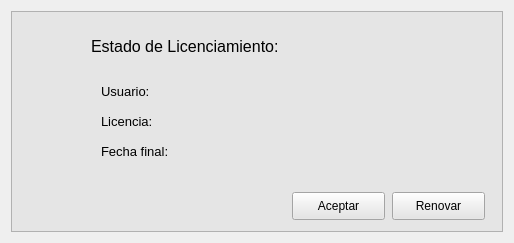
<?xml version="1.0" encoding="UTF-8"?>
<ui version="4.0">
 <class>Form</class>
 <widget class="QWidget" name="Form">
  <property name="geometry">
   <rect>
    <x>0</x>
    <y>0</y>
    <width>514</width>
    <height>243</height>
   </rect>
  </property>
  <property name="minimumSize">
   <size>
    <width>514</width>
    <height>243</height>
   </size>
  </property>
  <property name="maximumSize">
   <size>
    <width>514</width>
    <height>243</height>
   </size>
  </property>
  <property name="windowTitle">
   <string>PyStruct</string>
  </property>
  <property name="windowIcon">
   <iconset resource="../assets/iconos/iconos.qrc">
    <normaloff>:/iconos/Logo.png</normaloff>:/iconos/Logo.png</iconset>
  </property>
  <property name="toolTip">
   <string>&lt;html&gt;&lt;head/&gt;&lt;body&gt;&lt;p&gt;&lt;br/&gt;&lt;/p&gt;&lt;/body&gt;&lt;/html&gt;</string>
  </property>
  <property name="whatsThis">
   <string>&lt;html&gt;&lt;head/&gt;&lt;body&gt;&lt;p&gt;&lt;br/&gt;&lt;/p&gt;&lt;/body&gt;&lt;/html&gt;</string>
  </property>
  <property name="styleSheet">
   <string notr="true"/>
  </property>
  <widget class="QFrame" name="frame">
   <property name="geometry">
    <rect>
     <x>11</x>
     <y>11</y>
     <width>492</width>
     <height>221</height>
    </rect>
   </property>
   <property name="minimumSize">
    <size>
     <width>492</width>
     <height>221</height>
    </size>
   </property>
   <property name="styleSheet">
    <string notr="true">background-color: rgb(229, 229, 229);</string>
   </property>
   <property name="frameShape">
    <enum>QFrame::StyledPanel</enum>
   </property>
   <property name="frameShadow">
    <enum>QFrame::Raised</enum>
   </property>
   <widget class="QLabel" name="label_6">
    <property name="geometry">
     <rect>
      <x>159</x>
      <y>70</y>
      <width>211</width>
      <height>21</height>
     </rect>
    </property>
    <property name="minimumSize">
     <size>
      <width>211</width>
      <height>21</height>
     </size>
    </property>
    <property name="font">
     <font>
      <pointsize>10</pointsize>
     </font>
    </property>
    <property name="text">
     <string/>
    </property>
   </widget>
   <widget class="QLabel" name="label_3">
    <property name="geometry">
     <rect>
      <x>90</x>
      <y>70</y>
      <width>62</width>
      <height>21</height>
     </rect>
    </property>
    <property name="minimumSize">
     <size>
      <width>62</width>
      <height>21</height>
     </size>
    </property>
    <property name="font">
     <font>
      <pointsize>10</pointsize>
     </font>
    </property>
    <property name="text">
     <string>Usuario:</string>
    </property>
   </widget>
   <widget class="QLabel" name="label_4">
    <property name="geometry">
     <rect>
      <x>90</x>
      <y>100</y>
      <width>65</width>
      <height>21</height>
     </rect>
    </property>
    <property name="minimumSize">
     <size>
      <width>65</width>
      <height>21</height>
     </size>
    </property>
    <property name="font">
     <font>
      <pointsize>10</pointsize>
     </font>
    </property>
    <property name="text">
     <string>Licencia:</string>
    </property>
   </widget>
   <widget class="QLabel" name="label_7">
    <property name="geometry">
     <rect>
      <x>162</x>
      <y>100</y>
      <width>134</width>
      <height>21</height>
     </rect>
    </property>
    <property name="minimumSize">
     <size>
      <width>134</width>
      <height>21</height>
     </size>
    </property>
    <property name="font">
     <font>
      <pointsize>10</pointsize>
     </font>
    </property>
    <property name="text">
     <string/>
    </property>
   </widget>
   <widget class="QLabel" name="label_5">
    <property name="geometry">
     <rect>
      <x>90</x>
      <y>130</y>
      <width>86</width>
      <height>21</height>
     </rect>
    </property>
    <property name="minimumSize">
     <size>
      <width>86</width>
      <height>21</height>
     </size>
    </property>
    <property name="font">
     <font>
      <pointsize>10</pointsize>
     </font>
    </property>
    <property name="text">
     <string>Fecha final:</string>
    </property>
   </widget>
   <widget class="QLabel" name="label_8">
    <property name="geometry">
     <rect>
      <x>184</x>
      <y>121</y>
      <width>86</width>
      <height>21</height>
     </rect>
    </property>
    <property name="minimumSize">
     <size>
      <width>86</width>
      <height>21</height>
     </size>
    </property>
    <property name="font">
     <font>
      <pointsize>10</pointsize>
     </font>
    </property>
    <property name="text">
     <string/>
    </property>
   </widget>
   <widget class="QPushButton" name="pushButton">
    <property name="geometry">
     <rect>
      <x>281</x>
      <y>181</y>
      <width>93</width>
      <height>28</height>
     </rect>
    </property>
    <property name="minimumSize">
     <size>
      <width>93</width>
      <height>28</height>
     </size>
    </property>
    <property name="text">
     <string>Aceptar</string>
    </property>
   </widget>
   <widget class="QPushButton" name="pushButton_2">
    <property name="geometry">
     <rect>
      <x>381</x>
      <y>181</y>
      <width>93</width>
      <height>28</height>
     </rect>
    </property>
    <property name="minimumSize">
     <size>
      <width>93</width>
      <height>28</height>
     </size>
    </property>
    <property name="text">
     <string>Renovar</string>
    </property>
   </widget>
   <widget class="QLabel" name="label">
    <property name="geometry">
     <rect>
      <x>10</x>
      <y>10</y>
      <width>61</width>
      <height>51</height>
     </rect>
    </property>
    <property name="minimumSize">
     <size>
      <width>61</width>
      <height>51</height>
     </size>
    </property>
    <property name="styleSheet">
     <string notr="true"/>
    </property>
    <property name="text">
     <string/>
    </property>
    <property name="pixmap">
     <pixmap>../assets/iconos/LicenciaMensaje.png</pixmap>
    </property>
    <property name="scaledContents">
     <bool>true</bool>
    </property>
   </widget>
   <widget class="QLabel" name="label_2">
    <property name="geometry">
     <rect>
      <x>80</x>
      <y>20</y>
      <width>234</width>
      <height>31</height>
     </rect>
    </property>
    <property name="minimumSize">
     <size>
      <width>234</width>
      <height>24</height>
     </size>
    </property>
    <property name="font">
     <font>
      <pointsize>12</pointsize>
     </font>
    </property>
    <property name="text">
     <string>Estado de Licenciamiento:</string>
    </property>
   </widget>
   <zorder>label_3</zorder>
   <zorder>label_4</zorder>
   <zorder>label_7</zorder>
   <zorder>label_5</zorder>
   <zorder>label_8</zorder>
   <zorder>label_6</zorder>
   <zorder>pushButton</zorder>
   <zorder>pushButton_2</zorder>
   <zorder>label</zorder>
   <zorder>label_2</zorder>
  </widget>
 </widget>
 <resources>
  <include location="../assets/iconos/iconos.qrc"/>
 </resources>
 <connections/>
</ui>
